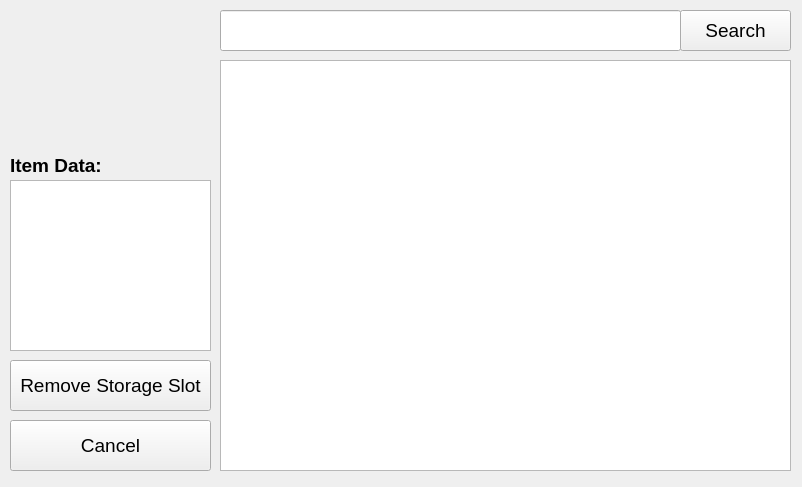
<?xml version="1.0" encoding="UTF-8"?>
<ui version="4.0">
 <class>RemoveStorageSlotScreen</class>
 <widget class="QMainWindow" name="RemoveStorageSlotScreen">
  <property name="geometry">
   <rect>
    <x>0</x>
    <y>0</y>
    <width>802</width>
    <height>487</height>
   </rect>
  </property>
  <property name="font">
   <font>
    <pointsize>14</pointsize>
   </font>
  </property>
  <property name="windowTitle">
   <string>MainWindow</string>
  </property>
  <property name="locale">
   <locale language="English" country="Austria"/>
  </property>
  <widget class="QWidget" name="centralwidget">
   <widget class="QLineEdit" name="txb_search">
    <property name="geometry">
     <rect>
      <x>220</x>
      <y>10</y>
      <width>461</width>
      <height>41</height>
     </rect>
    </property>
    <property name="font">
     <font>
      <pointsize>20</pointsize>
     </font>
    </property>
    <property name="locale">
     <locale language="English" country="Austria"/>
    </property>
    <property name="text">
     <string/>
    </property>
    <property name="alignment">
     <set>Qt::AlignLeading|Qt::AlignLeft|Qt::AlignVCenter</set>
    </property>
   </widget>
   <widget class="QPushButton" name="btn_search">
    <property name="geometry">
     <rect>
      <x>680</x>
      <y>10</y>
      <width>111</width>
      <height>41</height>
     </rect>
    </property>
    <property name="locale">
     <locale language="English" country="Austria"/>
    </property>
    <property name="text">
     <string>Search</string>
    </property>
   </widget>
   <widget class="QTableWidget" name="dtv_items">
    <property name="geometry">
     <rect>
      <x>220</x>
      <y>60</y>
      <width>571</width>
      <height>411</height>
     </rect>
    </property>
    <property name="font">
     <font>
      <pointsize>14</pointsize>
     </font>
    </property>
    <property name="locale">
     <locale language="English" country="Austria"/>
    </property>
   </widget>
   <widget class="QPushButton" name="btn_cancel">
    <property name="geometry">
     <rect>
      <x>10</x>
      <y>420</y>
      <width>201</width>
      <height>51</height>
     </rect>
    </property>
    <property name="locale">
     <locale language="English" country="Austria"/>
    </property>
    <property name="text">
     <string>Cancel</string>
    </property>
   </widget>
   <widget class="QLabel" name="pcb_logo">
    <property name="geometry">
     <rect>
      <x>40</x>
      <y>10</y>
      <width>141</width>
      <height>141</height>
     </rect>
    </property>
    <property name="locale">
     <locale language="English" country="Austria"/>
    </property>
    <property name="text">
     <string/>
    </property>
    <property name="pixmap">
     <pixmap>images/icon.PNG</pixmap>
    </property>
    <property name="scaledContents">
     <bool>true</bool>
    </property>
    <property name="alignment">
     <set>Qt::AlignCenter</set>
    </property>
   </widget>
   <widget class="QPushButton" name="btn_removeStorageSlot">
    <property name="geometry">
     <rect>
      <x>10</x>
      <y>360</y>
      <width>201</width>
      <height>51</height>
     </rect>
    </property>
    <property name="locale">
     <locale language="English" country="Austria"/>
    </property>
    <property name="text">
     <string>Remove Storage Slot</string>
    </property>
   </widget>
   <widget class="QListWidget" name="liv_itemData">
    <property name="geometry">
     <rect>
      <x>10</x>
      <y>180</y>
      <width>201</width>
      <height>171</height>
     </rect>
    </property>
   </widget>
   <widget class="QLabel" name="lbl_itemData">
    <property name="geometry">
     <rect>
      <x>10</x>
      <y>150</y>
      <width>201</width>
      <height>31</height>
     </rect>
    </property>
    <property name="font">
     <font>
      <weight>75</weight>
      <bold>true</bold>
     </font>
    </property>
    <property name="text">
     <string>Item Data:</string>
    </property>
   </widget>
  </widget>
 </widget>
 <resources/>
 <connections/>
</ui>
